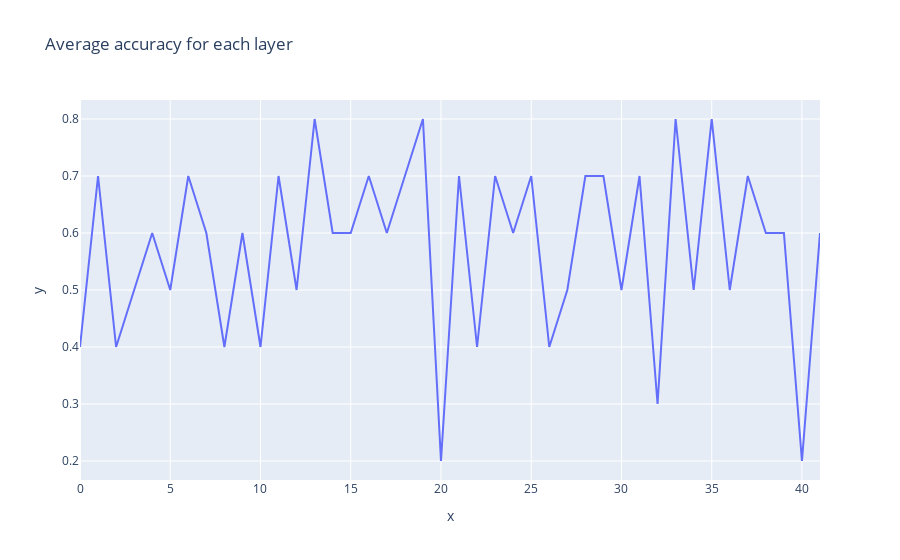

The cell this chart's notebook holds for it:
### Code cell
from utils.neel_utils import line

line(all_fwd_cache_accs.mean(dim=0)[:, -1], title="Average accuracy for each layer")

### Figure 1 — Plotly figure (JSON) as saved in the notebook; plotly's stock layout.template omitted (floating-point values rounded to 4 significant figures)
{"data": [{"hovertemplate": "x=%{x}<br>y=%{y}<extra></extra>", "legendgroup": "", "line": {"color": "#636efa", "dash": "solid"}, "marker": {"symbol": "circle"}, "mode": "lines", "name": "", "orientation": "v", "showlegend": false, "type": "scatter", "x": [0, 1, 2, 3, 4, 5, 6, 7, 8, 9, 10, 11, 12, 13, 14, 15, 16, 17, 18, 19, 20, 21, 22, 23, 24, 25, 26, 27, 28, 29, 30, 31, 32, 33, 34, 35, 36, 37, 38, 39, 40, 41], "xaxis": "x", "y": [0.4, 0.7, 0.4, 0.5, 0.6, 0.5, 0.7, 0.6, 0.4, 0.6, 0.4, 0.7, 0.5, 0.8, 0.6, 0.6, 0.7, 0.6, 0.7, 0.8, 0.2, 0.7, 0.4, 0.7, 0.6, 0.7, 0.4, 0.5, 0.7, 0.7, 0.5, 0.7, 0.3, 0.8, 0.5, 0.8, 0.5, 0.7, 0.6, 0.6, 0.2, 0.6], "yaxis": "y"}], "layout": {"legend": {"tracegroupgap": 0}, "title": {"text": "Average accuracy for each layer"}, "xaxis": {"anchor": "y", "domain": [0, 1], "title": {"text": "x"}}, "yaxis": {"anchor": "x", "domain": [0, 1], "title": {"text": "y"}}}}
